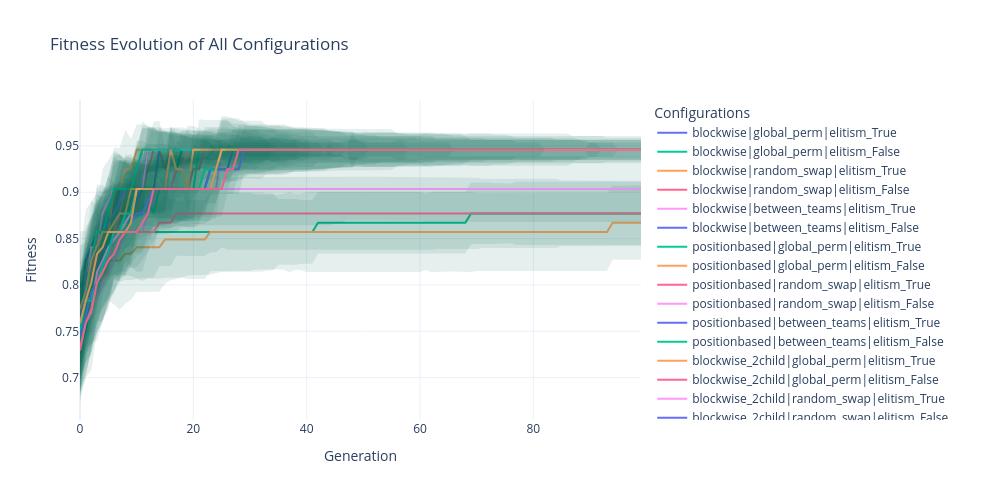

This figure's notebook cell:
### Code cell
import plotly.graph_objects as go
import numpy as np
import pandas as pd
import json

def plot_fitness_trend_interactive(results_df, title="Fitness Evolution", first_gen=0, last_gen=None):
    """
    Plot interactive evolutionary trends with Plotly (median + std shading).

    Args:
        results_df (pd.DataFrame): DataFrame with lists of fitness per generation and configuration.
        title (str): Title of the plot.
        first_gen (int): Starting generation.
        last_gen (int): Ending generation. If None, uses all generations.
    """
    if last_gen is None:
        last_gen = len(results_df)

    df_slice = results_df.iloc[first_gen:last_gen].copy()

    fig = go.Figure()

    for config in df_slice.columns:
        # Deserialize JSON lists if stored as strings
        if isinstance(df_slice[config].iloc[0], str):
            values = df_slice[config].apply(json.loads)
        else:
            values = df_slice[config]

        # Expand to matrix: generations x runs
        expanded = pd.DataFrame(values.tolist(), index=df_slice.index)

        # Calculate median and std
        median_vals = expanded.median(axis=1)
        std_vals = expanded.std(axis=1)

        # Plot median line
        fig.add_trace(go.Scatter(
            x=expanded.index,
            y=median_vals,
            mode='lines',
            name=config
        ))

        # Plot shaded area (median ± std)
        fig.add_trace(go.Scatter(
            x=list(expanded.index) + list(expanded.index[::-1]),
            y=list(median_vals - std_vals) + list((median_vals + std_vals)[::-1]),
            fill='toself',
            fillcolor='rgba(0,100,80,0.1)',  # Same shading for now
            line=dict(color='rgba(255,255,255,0)'),
            hoverinfo="skip",
            showlegend=False
        ))

    fig.update_layout(
        title=title,
        xaxis_title="Generation",
        yaxis_title="Fitness",
        height=500,
        width=1000,
        legend_title="Configurations",
        template="plotly_white"
    )

    fig.show()


plot_fitness_trend_interactive(df, title="Fitness Evolution of All Configurations", first_gen=0, last_gen=100)
